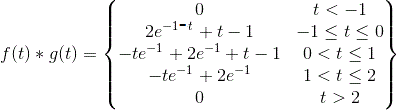
%> input picture 1.jpg, 397 x 110 px
$ octave Publishpractica4.m   (GNU Octave 9; MATLAB toolbox functions it lacks are replaced by stand-ins)
%> lines starting %> are read from the running program, lines starting %| are printed output that depends on the picture
### convconm.m
function convconm(x,h,n,m)
%> called with n = [0 1], m = [-1 0 1]
  figure (1) % Se crea una figura para hacer las gr醘icas
  [j1,k1]=size(n);%n intervalo de x para la primera funcion
  [j2,k2]=size(m);%intervalo de x para la funcion 2

  dtau = 0.005; % Base de los rectangulos para realizar la integral
  tau = n(j1)+m(j2)-1:dtau:n(k1)+m(k2)+4.5;% Intervalo de visualizaci髇 del resultado
  ti = 0; % Indice para el vector de resultados
  tvec = n(j1)+m(j2)-.25:.1:n(k1)+m(k2)+1; % traslaciones de t, cuantas integrales se calculan
  y = NaN*zeros(1, length (tvec)); % Resultados de acuerdo a cuantos t
  for t = tvec, % Cantidad de traslaciones
      ti = ti+1; % Indice para guardar el resultado (indice del tiempo)
      xh = x(t-tau).*h(tau); % resultado de la multiplicaci髇
      lxh = length(xh); % longitud del resultado
      y(ti) = sum(xh.*dtau); % Base por altura, aproximaci髇 de la integral
      subplot (2,1,1), % gr醘ica de 2 x 1 (primera)
      plot(tau, h(tau), 'r-', tau, x(t-tau), 'g--', t, 0, 'ob'); %graficas de as funciones originales
      axis ([tau(1) tau(end) -1.5 1.5]); % l韒ites de los ejes
      patch([tau(1:end-1); tau(1:end-1); tau(2:end); tau(2:end)],...
      [zeros(1,lxh-1);xh(1:end-1);xh(2:end);zeros(1,lxh-1)],...
      [.8 .8 .8], 'edgecolor', 'none');
      xlabel('\tau'); % Texto del eje X
      title('Convoluci髇')
      legend('h(\tau)', 'x(t-\tau)','t','h(\tau)x(t-\tau)')% Caja de Texto
      subplot (2, 1, 2)  % gr醘ica de 2 x 1 (segunda)
      t1=-1:0.01:0;
      t2=0:0.01:1;
      t3=1:0.01:2;
      plot(t2,(1.5^2/pi)*(1-cos(pi*t2)))
      plot(t3,(1.5/pi)*(cos(pi*t3)-1))
      plot (tvec, y, 'k', tvec (ti), y(ti), 'ok',t1,2.*exp(-1-t1)+t1-1,'y',t2,-t2.*exp(-1)+2.*exp(-1)+t2-1,'m',t3,-t3.*exp(-1)+2.*exp(-1),'g');
      xlabel ('t');
      legend('convoluci髇','t', '2.*exp(-1-t1)+t1-1','-t2.*exp(-1)+2.*exp(-1)+t2-1','-t3.*exp(-1)+2.*exp(-1)')
      ylabel ('y(t) = \int h(\tau)x(t-\tau) d\tau');
      axis ([tau(1) tau(end) -1.0 1]); % l韒ites del eje
      grid; % malla
      drawnow; % efecto de movimiento continuo
  end
%> this loop made 43 passes
%> pass 1, in convconm, `plot(t2,(1.5^2/pi)*(1-cos(pi*t2)))`:
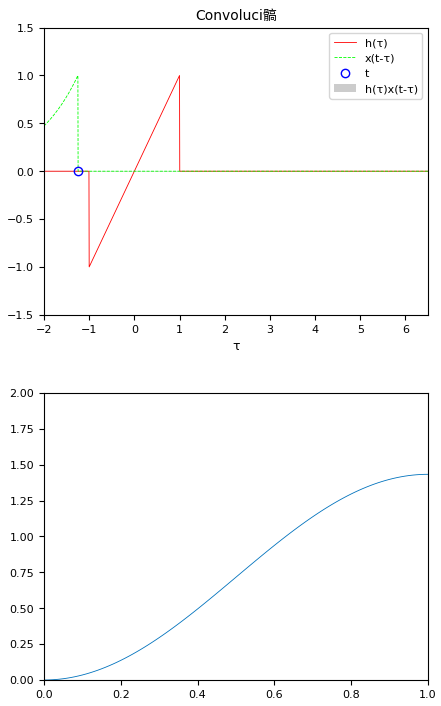
%> figure redrawn from the program's plot data, 2 panels; panel 1: curve peaks at x = 1, y = 1; panel 1: curve peaks at x = -1.25, y = 1; panel 2: curve peaks at x = 1, y = 1.43
%> pass 1, in convconm, `grid;`:
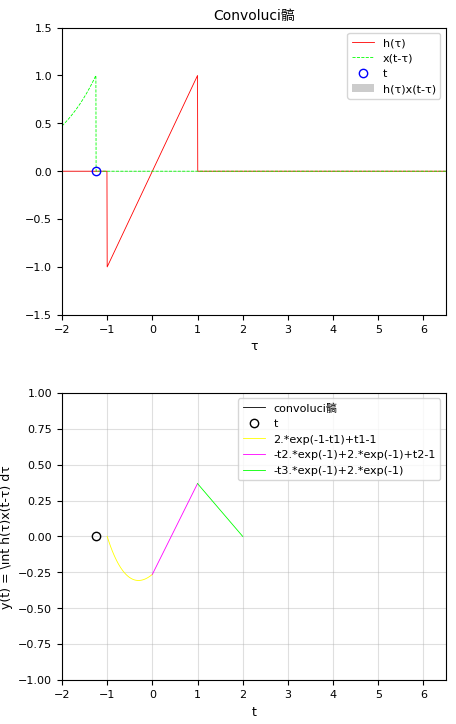
%> figure redrawn from the program's plot data, 2 panels; panel 1: curve peaks at x = 1, y = 1; panel 1: curve peaks at x = -1.25, y = 1; panel 2: curve peaks at x = -1, y = 0; panel 2: curve peaks at x = 1, y = 0.368
%> pass 2, in convconm, `plot(t3,(1.5/pi)*(cos(pi*t3)-1))`:
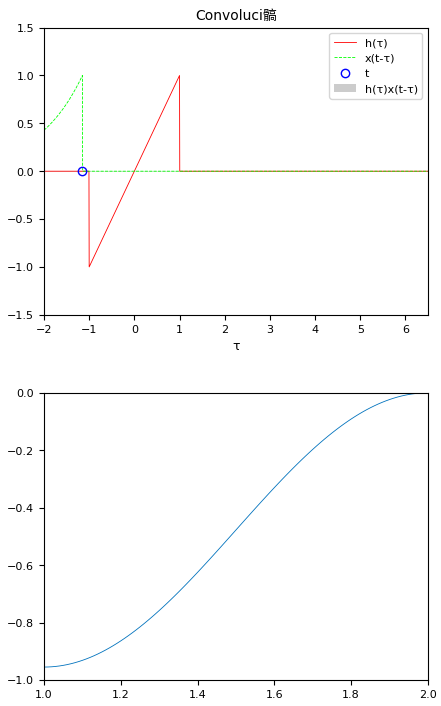
%> figure redrawn from the program's plot data, 2 panels; panel 1: curve peaks at x = 1, y = 1; panel 1: curve peaks at x = -1.15, y = 1; panel 2: curve peaks at x = 2, y = 0
  end

### convconm2.m
function convconm2(x,h,n,m)
  figure (1) % Se crea una figura para hacer las gr醘icas
  [j1,k1]=size(n);%n intervalo de x para la primera funcion
  [j2,k2]=size(m);%intervalo de x para la funcion 2

  dtau = 0.005; % Base de los rectangulos para realizar la integral
  tau = n(j1)+m(j2)-1:dtau:n(k1)+m(k2)+5.5;% Intervalo de visualizaci髇 del resultado
  ti = 0; % Indice para el vector de resultados
  tvec = n(j1)+m(j2)-.25:.1:n(k1)+m(k2)+5.5; % traslaciones de t, cuantas integrales se calculan
  y = NaN*zeros(1, length (tvec)); % Resultados de acuerdo a cuantos t
  for t = tvec, % Cantidad de traslaciones
      ti = ti+1; % Indice para guardar el resultado (indice del tiempo)
      xh = x(t-tau).*h(tau); % resultado de la multiplicaci髇
      lxh = length(xh); % longitud del resultado
      y(ti) = sum(xh.*dtau); % Base por altura, aproximaci髇 de la integral
      subplot (2,1,1), % gr醘ica de 2 x 1 (primera)
      plot(tau, h(tau), 'r-', tau, x(t-tau), 'g--', t, 0, 'ob'); %graficas de as funciones originales
      axis ([tau(1) tau(end) -1.5 1.5]); % l韒ites de los ejes
      patch([tau(1:end-1); tau(1:end-1); tau(2:end); tau(2:end)],...
      [zeros(1,lxh-1);xh(1:end-1);xh(2:end);zeros(1,lxh-1)],...
      [.8 .8 .8], 'edgecolor', 'none');
      xlabel('\tau'); % Texto del eje X
      title('autocorrelaci髇')
      legend('h(\tau)', 'x(t-\tau)','t','h(\tau)x(t-\tau)')% Caja de Texto
      subplot (2, 1, 2)  % gr醘ica de 2 x 1 (segunda)
      t1=-4:0.01:-3;
      t2=-3:0.01:-1;
      t3=-1:0.01:0;
      t4=0:0.01:1;
      t5=1:0.01:3;
      t6=3:0.01:4;
      plot (tvec, y, 'k', tvec (ti), y(ti), 'ok',t1,-t1-4,'y',t2,t2+2,'m',t3,3.*t3+4,'g',t4,-3.*t4+4,'b',t5,-t5+2,'r',t6,t6-4,'c');
      xlabel ('t');
      ylabel ('y(t) = \int h(\tau)x(t-\tau) d\tau');
      legend('autocorrelaci髇', 't','-t1-4','t2+2','3.*t3+4','-3.*t4+4','-t5+2','t6-4')
      axis ([tau(1) tau(end) -1.2 4.2]); % l韒ites del eje
      grid; % malla
      drawnow; % efecto de movimiento continuo
  end
  end

### Publishpractica4.m
%% Práctica 4: Convolución y Correlación de señales en tiempo continuo y discreto
% Integrantes del equipo: Ortega González Moisés Donaldo,Ortiz Colin Cesar Antonio, Zarate Murillo Jose Antonio
%% Introduccion: Algoritmos de integración
%
% Existen distintos algoritmos de integracion
% Etc etc
%% Problema 1
% A continuacion la solucion del problema 1
x = @(t) exp(-t).*(t>=0 & t<=1);% Se declara la primer función
h = @(t) t.*(t>=-1 & t<=1);% Se declara la segunda función
n=0:1;% Intervalo valido de la primera funcion
m=-1:1;% Intervalo valido de la segunda funcion
convconm(x,h,n,m)
%> figure, not shown here; panel 1: curve peaks at x = 1, y = 1; panel 1: curve peaks at x = 2.95, y = 1; panel 2: curve peaks at x = 1.05, y = 0.352; panel 2: curve peaks at x = -1, y = 0
%%
% En la siguiente imagen se muestran las ecuaciones pertinentes a las
% funciones analiticas obtenidas de la convolucion
figure(2)
f=imread('1.jpg');
%> f: size 110x397 uint8; min 0, max 251, mean 241.8
imshow(f)
%% Problema 2
% Debido a que las funciones analiticas son distintas, para superponer el
% resultado de la autocorrelación con el codigo convconm y las graficas de las funciones
% analiticas previamente encontradas se necesitó crear convconm2, a
% continuación la solución del problema 2
x1=@(t) (heaviside(t)-2.*heaviside(t-3)+heaviside(t-4)).*(t>=0 & t<=4); %funcion dada
xd1=@(t) (heaviside(-t)-2.*heaviside(-t-3)+heaviside(-t-4)).*(t>=-4 &t<=0);% funcion invertida para hacer la correlacion a partir del codigo de convolución
n=0:4;% definidas en el intervalo 0-4
m=-4:0;% invertida esta definida de -1-4
convconm2(x1,xd1,n,m)
%> the run ends on the next line
